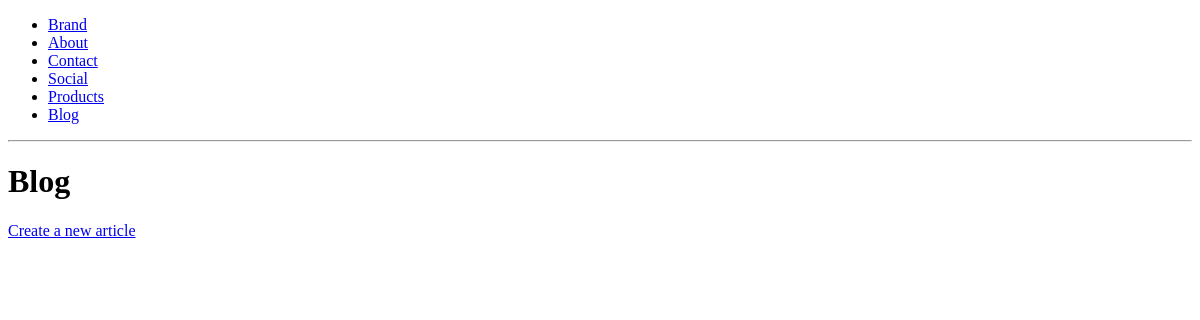
/blog/, run on an earlier commit of the app's database.
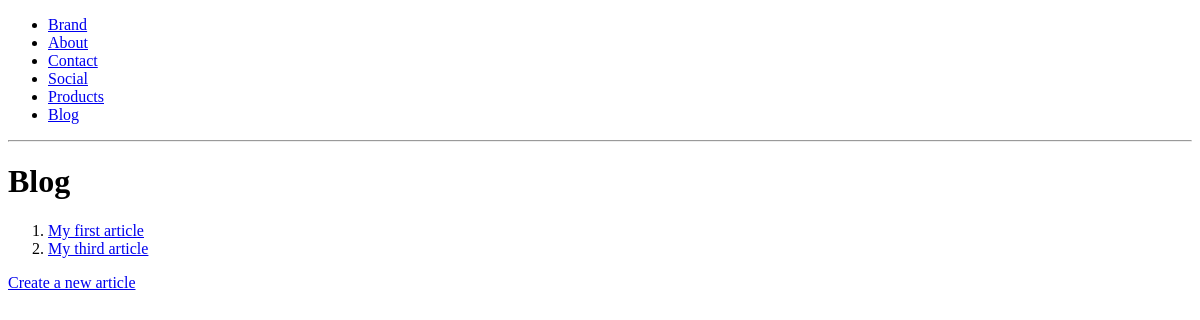
And on a later commit of the database.
### blog/models.py (models this page shows)
class Article(models.Model):
    title = models.CharField(max_length=120)
    content = models.TextField()
    active = models.BooleanField(default=True)
    def __str__(self):
        return self.title
    def get_absolute_url(self):
        return reverse("blog:article_detail", kwargs={"article_id": self.id})

### blog/views.py (the view)
# urls.py: path('', ArticleListView.as_view(), name='index'),
class ArticleListView(ListView):
    queryset = Article.objects.all()
    template_name = 'articles/article_list.html'

### blog/templates/articles/article_list.html (shortened to what this page needs)
{% extends 'base.html' %}
{% block content %}
    <h1>Blog</h1>
    <ol>
    {% for article in object_list %}
        {% if article.active %}
        <li>
            <a href="{{ article.get_absolute_url }}">{{article}}</a>
        </li>
        {% endif %}
    {% endfor %}
    </ol>
    <a href="{% url 'blog:article_create' %}">Create a new article</a>
{% endblock content %}

What changed in the data, as far as the page shows it:
added Article: title "My first article"
added Article: title "My third article"
